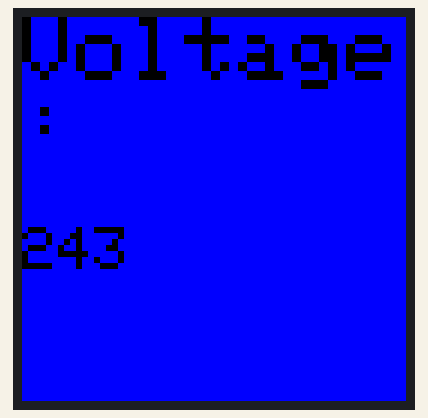
This sketch was run on a simulated Arduino Uno, built with avr-gcc and run on an emulated ATmega328P. On the bench: 128×128 colour display.

Above: at 0.1 s.

The sketch:

BME_680_MODE_runningaverage.ino
```cpp
#include <Adafruit_GFX.h>        // Core graphics library
#include <Adafruit_SSD1351.h>    // Library for SSD1351 OLED
#include <SPI.h>                 // SPI communication library

// Define pins for the OLED display
#define OLED_CS     10    // Chip Select pin
#define OLED_DC     9     // Data/Command pin
#define OLED_RST    8     // Reset pin

// Initialize the OLED display (128x128 resolution)
Adafruit_SSD1351 display = Adafruit_SSD1351(128, 128, &SPI, OLED_CS, OLED_DC, OLED_RST);

void setup() {
  // Initialize the display
  display.begin();
  display.fillScreen(0x001F);  // Clear the screen with black (0x0000)

  // Set text properties
  display.setTextColor(0x0000);           // Set text color to white (0xFFFF)
  display.setTextSize(3);                 // Set text size

  // Display the label "Voltage"
  display.setCursor(0, 0);                // Set cursor position
  display.println("Voltage:");

  // Display the large number
  display.setTextSize(2);                 // Text size can be adjusted to fit the screen
  display.setCursor(0, 70);               // Set cursor for the number
  display.println("243");
}

void loop() {
  // No action in the loop for now
}
```
